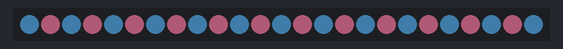
The sketch below on a simulated Arduino Uno, built with avr-gcc and run on an emulated ATmega328P. On the bench: 25 RGB LEDs in strip order, left to right. Dim RGB values are drawn brighter than linear; random numbers use the default seed unless the sketch sets one.

Above: at 3.1 s.
At 6.6 s:
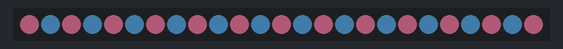
At 10.46 s:
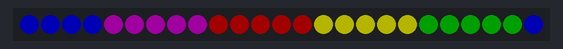
At 19.5 s:
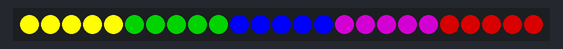
At 29.82 s:
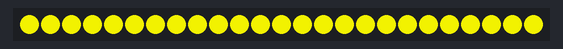
At 39.73 s:
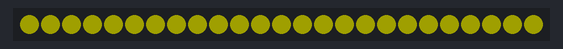

The sketch:

broken.ino
```cpp
#include "lib/FastLED.h"
#include "lights.h"
#include "tests.h"
#include "project.h"

CRGB leds[NUM_LEDS+1];

void setup()
{
  delay( 3000 ); // power-up safety delay
  Serial.begin(9600); //enables serial output for debugging

  //WS2811 on pin 7, color sequence, lights data structure, and number of lights for controller
  FastLED.addLeds<LED_TYPE, LED_PIN, RGB>(leds, NUM_LEDS).setCorrection( TypicalLEDStrip );

  FastLED.setBrightness(  BRIGHTNESS );  //sets the brightness for the strand of LEDs.  Default is 64, max is 255.

  test_leds();

  leds_init();
}

void loop()
{

//blink_light_0_example();
  //blink_lights_0_and_24();
  //blink_all_lights();
  //blink_alternating_lights();
  //fade_brightness();
  //chase();
  //chase_two_colors_with_scroll();
  //other_pattern();
  wheel();

  //add other functions you would like to execute here!


}
```

lights.cpp
```cpp
// lights.cpp - Lights buffer handling
//
// Adapted from code by John Graham-Cumming by Alison N. Norman
//

#include "lights.h"

// leds_init: Initializes leds to all pixels off and mirrors
// that to the actual display
void leds_init()
{
  for ( int x = 0; x < NUM_LEDS + 1; ++x )
    leds[x] = CRGB::Black;

  FastLED.show();
}

// leds_scroll: scroll the leds left one column
void leds_scroll()
{
  for ( int x = 1; x < NUM_LEDS + 1; ++x ) {
    leds[x-1] = leds[x];
  }

  FastLED.show();
}

void test_leds()
{
  for(int j = 0; j < 5; j++)
  {
    for(int i=0; i < NUM_LEDS; i++)
    {
      if(i%2==0)
         leds[i]=CRGB::SteelBlue;
      else
         leds[i]=CRGB::PaleVioletRed;
    }
    FastLED.delay(700);
    for(int i=0; i < NUM_LEDS; i++)
    {
      if(i%2==0)
         leds[i]=CRGB::PaleVioletRed;
      else
         leds[i]=CRGB::SteelBlue;
    }
    FastLED.delay(700);
  }
}
```

lights.h
```cpp
// lights.h - Handling of LEDS
//
// Adapted from code provided by the FastLED library by Alison N. Norman

#ifndef INCLUDED_LIGHTS
#define INCLUDED_LIGHTS

#include "lib/FastLED.h"

#define LED_PIN     7
#define NUM_LEDS    25
#define MAX_BRIGHTNESS 255
#define BRIGHTNESS  64   //MAX is 255.  Colors may be more vibrant at lower brightness values
#define LED_TYPE    WS2811

#define UPDATES_PER_SECOND 100

extern CRGB leds[NUM_LEDS+1];

void leds_init();
void leds_scroll();
void test_leds();


#endif // INCLUDED_LIGHTS
```

project.cpp
```cpp
//project.cpp - Put your project code here!

#include "lights.h"
#include "project.h"
```

project.h
```cpp
//project.h

#ifndef INCLUDED_PROJECT
#define INCLUDED_PROJECT

//put headers related to project functions here

#endif // INCLUDED_PROJECT
```

tests.cpp
```cpp
//tests.cpp - learn how to control the lights here!
//by Alison N. Norman

#include "tests.h"

//blink the light closest to the controller
void blink_light_0_example()
{
  leds[0]=CRGB::Chartreuse; //defined in colors (pixeltypes.h), sets led 0 to white in strand

  FastLED.delay(500); //pauses the program for the specified number of milliseconds
                       //do this to display the current light settings for a particular amount of time
                       //calls show, which mirrors the values in leds to the strand

  leds[0]=CRGB::Black; //Black turns the led off

  FastLED.delay(500);


}

//Function to blink the first and last lights
void blink_lights_0_and_24()
{
    leds[0]=CRGB::Blue; //defined in colors (pixeltypes.h), sets led 0 to white in strand
    leds[24] = CRGB::Blue;

  FastLED.delay(1000); //pauses the program for the specified number of milliseconds
                       //do this to display the current light settings for a particular amount of time
                       //calls show, which mirrors the values in leds to the strand

  leds[24]=CRGB::Black; //Black turns the led off
  leds[0] = CRGB::Black;

  FastLED.delay(100);

}

//Function to blink all lights
void blink_all_lights()
{
  for (int i=0; i<=24; i++){

  leds[i]=CRGB::Chartreuse; //defined in colors (pixeltypes.h), sets led 0 to white in strand

  }
  FastLED.delay(500);
  for (int i=0; i<=24; i++){
    leds[i]=CRGB::Black;
    }
  FastLED.delay(500);

}

//Function to blink every other light
void blink_alternating_lights()
{
  for (int i=0; i<=24; i+=2){

  leds[i]=CRGB::Chartreuse; //defined in colors (pixeltypes.h), sets led 0 to white in strand

  }
  FastLED.delay(650);

  for (int i=0; i<=24; i+=2){
    leds[i]=CRGB::Black;
  }
  FastLED.delay(0);
    for (int i=1; i<=24; i+=2){

  leds[i]=CRGB::Chartreuse; //defined in colors (pixeltypes.h), sets led 0 to white in strand

  }
  FastLED.delay(650);
  for (int i=1; i<=24; i+=2){
    leds[i]=CRGB::Black;
    }
  FastLED.delay(0);

}

//Function to fade the brightness of all
void fade_brightness()
{
  //first give each a color
  for(int i = 0; i < NUM_LEDS; i++)
  {
    leds[i].r=random(254);   //random is in the Arduino library.  Sends back a random number between 0 and its argument, inclusive.
    leds[i].g=random(43);   //One way to set the color of the LEDs to a custom color.
    leds[i].b=random(12);
   FastLED.delay(500);
  }

  for(int brightness=200; brightness>=0; brightness++)
  {
    FastLED.setBrightness(brightness);

   FastLED.delay(500);
   }
}


void chase()
{
for (int i=0; i<=24; i++){

  leds[i]=CRGB::Chartreuse; //defined in colors (pixeltypes.h), sets led 0 to white in strand
  FastLED.delay(500);
    leds[i]=CRGB::Black;
    }
  FastLED.delay(0);
}

void chase_two_colors_with_scroll(){
//while rand


  leds[NUM_LEDS]=CRGB::Chartreuse;
    FastLED.delay(1500);
  leds_scroll();
 for (int i=0; i<=24; i++){
    leds[NUM_LEDS]=CRGB::Crimson;
    FastLED.delay(1500);
  leds_scroll();

 }

 //all black
}

void other_pattern(){
for (int i=0; i<=24; i++){

  leds[i]=CRGB::Chartreuse; //defined in colors (pixeltypes.h), sets led 0 to white in strand
  FastLED.delay(100);
    leds[i]=CRGB::Black;
    }
  FastLED.delay(0);
  for (int i=0; i<=24; i++){

  leds[i]=CRGB::Crimson; //defined in colors (pixeltypes.h), sets led 0 to white in strand
  FastLED.delay(100);
    leds[i]=CRGB::Black;
    }
  FastLED.delay(0);


}


void wheel(){

 int slows = 4;
 for (int i=0; i<=4; i++){
    rotateOneSlice (CRGB::DarkRed, slows);
    rotateOneSlice (CRGB::Yellow, slows);
    rotateOneSlice (CRGB::Green, slows);
    rotateOneSlice (CRGB::Blue, slows);
    rotateOneSlice(CRGB::Purple, slows);
     slows = slows * 2.5;
 }

randomSeed(analogRead(0));
  int stops = random(0,4);
  rotateOneSliceLater (CRGB::DarkRed);

   if (stops == 0) {
      wheelStops ();
   }

  if(stops > 0) {
     rotateOneSliceLater (CRGB::Yellow);
     if (stops == 1) {
      wheelStops();
     }
  }

  if(stops > 1) {
   rotateOneSliceLater (CRGB::Green);
   if (stops == 2) {
    wheelStops();
  }
  }

  if(stops > 2) {
   rotateOneSliceLater (CRGB::Blue);
   if (stops == 3) {
    wheelStops();
  }
  }

  if(stops > 3) {
   rotateOneSliceLater (CRGB::Purple);
   if (stops == 4) {
    wheelStops();
  }
  }
}

 void wheelStops ()
 {
  blinkslow();
          leds[25]=CRGB::Black;
        FastLED.delay(1500);

  for (int i=0; i<=24; i++){

  leds[i]=CRGB::Yellow; //defined in colors (pixeltypes.h), sets led 0 to white in strand

  }
  FastLED.delay(0);
  blinking();


 }

void blinkslow()
{
    for (int blinks=1; blinks <7; blinks ++){
    for(int brightness=1; brightness<255; brightness+=4)
    {
        FastLED.setBrightness(brightness);
        FastLED.delay(1);
    }
}
}

void blinking()
{
  for (int blinks=1; blinks <300; blinks ++){
    for(int brightness=1; brightness<255; brightness+=10)
    {
        FastLED.setBrightness(brightness);
        FastLED.delay(1);
    }
  }
}

void rotateOneSlice (CRGB sliceColor, int slows)
{
    for (int i=0; i<=4; i++){
    leds[NUM_LEDS]= sliceColor;
    FastLED.delay(slows);
    leds_scroll();
   }
}

void rotateOneSliceLater (CRGB sliceColor)
{
    for (int i=0; i<=4; i++){
    leds[NUM_LEDS]= sliceColor;
    FastLED.delay(390);
    leds_scroll();
   }
}
```

tests.h
```cpp
#ifndef INCLUDED_TESTS
#define INCLUDED_TESTS

#include "lights.h"

void blink_light_0_example();
void blink_lights_0_and_24();
void blink_all_lights();
void blink_alternating_lights();
void fade_brightness();
void chase();
void chase_many_colors();
void chase_two_colors_with_scroll();
void chase_many_colors_with_scroll();
void wheel();
void wheelStops ();
void blinking();
void blinkslow();
void rotateOneSlice (CRGB sliceColor, int slows);
void rotateOneSliceLater (CRGB sliceColor);


#endif
```

Measured:
- what the display in image 0 shows lasts 0.7 s, from 3.0 s to 3.7 s
- what the display in image 3 shows lasts 1.5 s, from 19.5 s to 21.0 s
